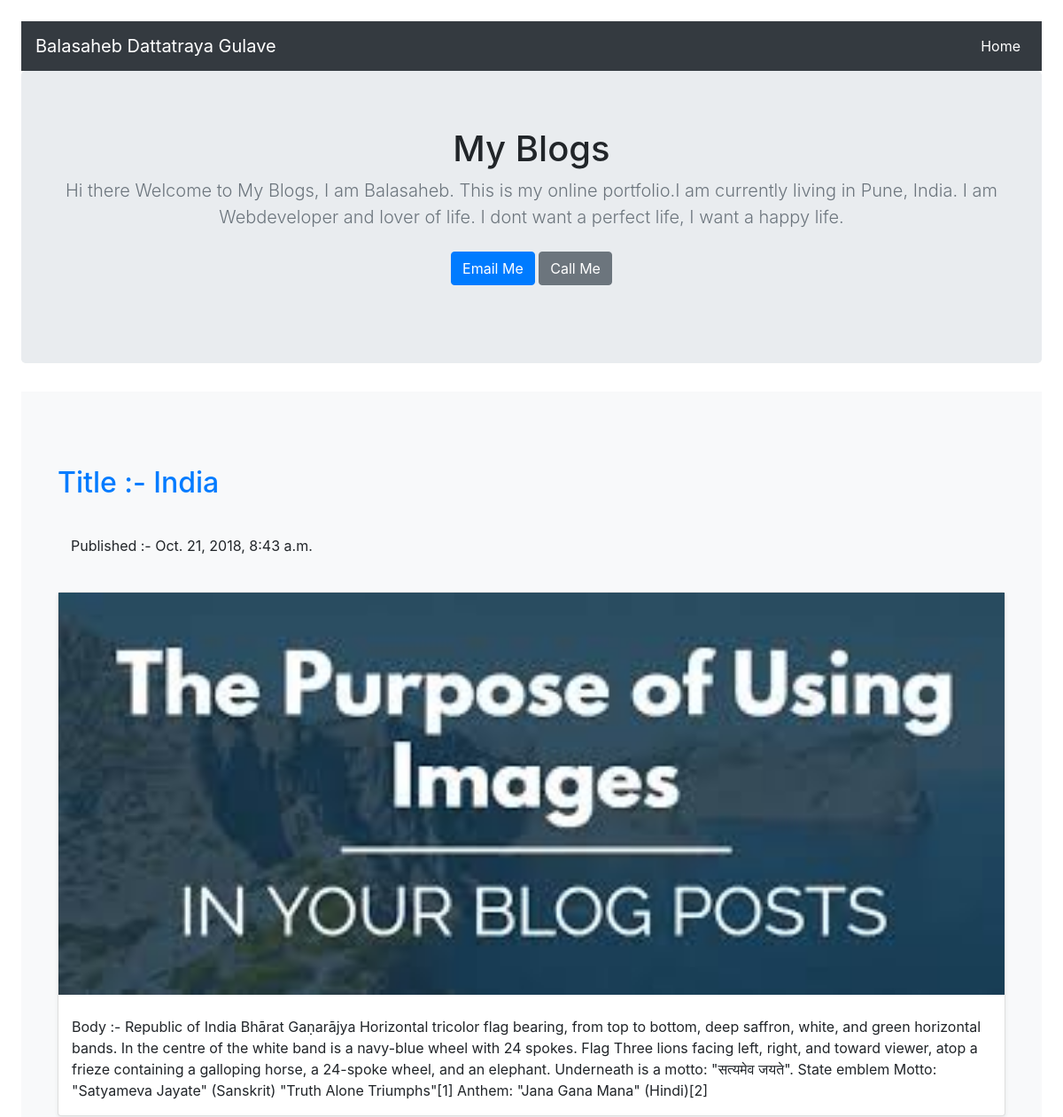
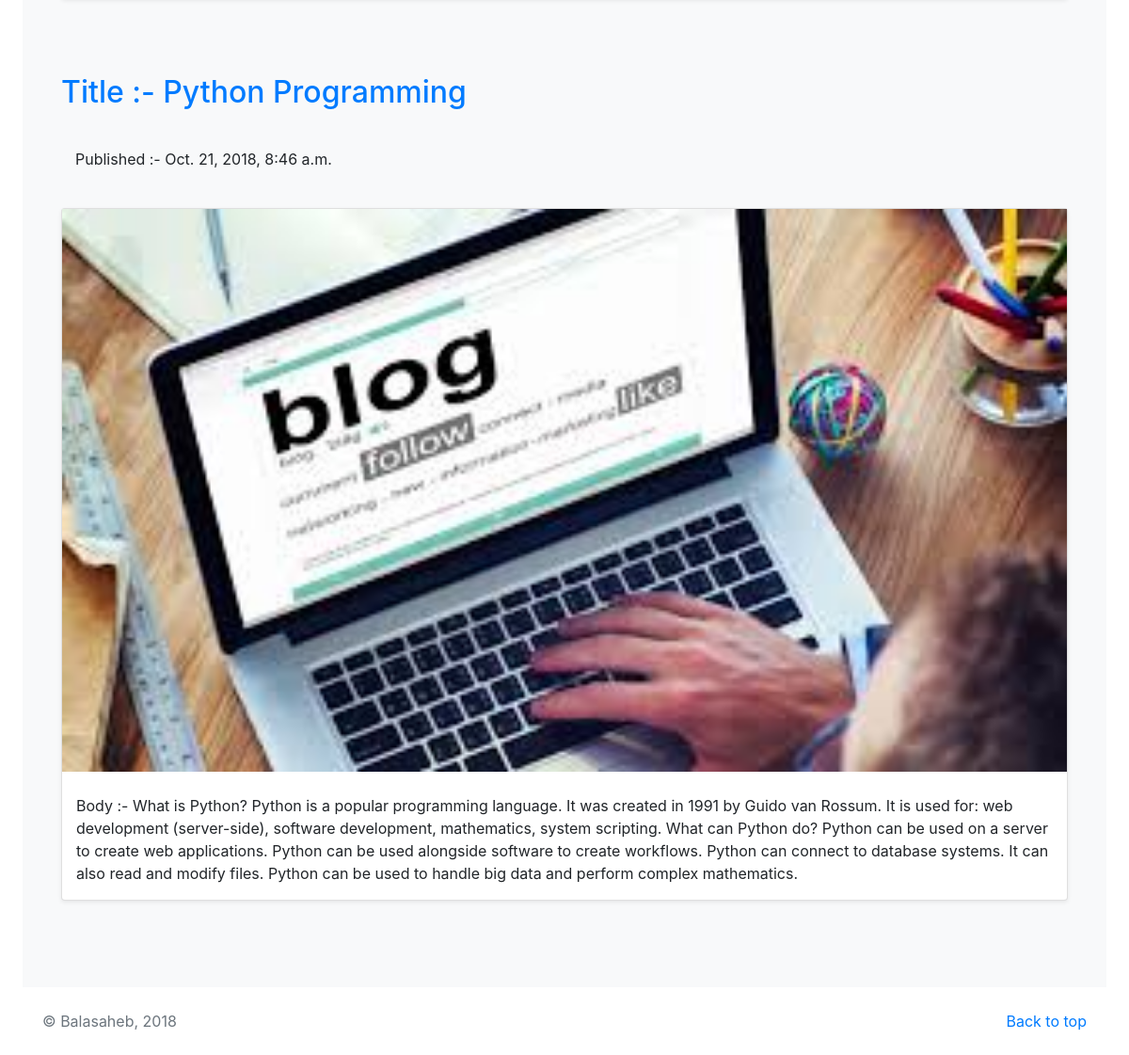
Page /blog on the committed database (2 pictures, top to bottom).
### myblog/models.py (models this page shows, shortened)
class Blog(models.Model):
	title=models.CharField(max_length=200)
	published=models.DateTimeField()
	image=models.ImageField(upload_to='media')
	body=models.TextField()
	def summary(self):
		return self.body[0:500]

### myblog/views.py (the view)
# urls.py: path('', bloghome, name='blog' ),
def bloghome(request):
	blogs = Blog.objects.all()
	return render(request, 'blogs/bloghome.html',{'blogs':blogs})

### myblog/templates/blogs/bloghome.html (shortened to what this page needs)
{% load static %}
<!doctype html>
<html lang="en">
  <head>
    <link href="static/css/bootstrap.min.css" rel="stylesheet">
    <link href="" rel="stylesheet">
  </head>
  <body style="padding: 2%">
    <header>
      <nav class="navbar navbar-expand-lg navbar-dark bg-dark">
  <a class="navbar-brand" href="#">Balasaheb Dattatraya Gulave</a>
  <div class="collapse navbar-collapse" id="navbarNavAltMarkup">
    <div class="navbar-nav ml-auto">
      <a class="nav-item nav-link active" href="{% url 'home' %}">Home</a>
    </div>
  </div>
</nav>
    </header>
    <main role="main">
      <section class="jumbotron text-center">
        <div class="container">
          <h1 class="jumbotron-heading">  My Blogs </h1>
          <p class="lead text-muted">Hi there Welcome to My Blogs, I am Balasaheb. This is my online portfolio.I am currently living in Pune, India. I am Webdeveloper and lover of life. I dont want a perfect life, I want a happy life.</p>
          <p>
            <a href="mailto:balasaheb.gulave94@gmail.com" class="btn btn-primary my-2">Email Me</a>
            <a href="tel:+919766058622" class="btn btn-secondary my-2">Call Me</a>
          </p>
        </div>
      </section>
      <div class="album py-5 bg-light">
        <div class="container">
         <div class="row">
{% for blog in blogs %}
            <div class="container">
            	<div class="card-body">
                  <p class="card-text" ><a href="{% url 'detail' blog.id %}"><h2>Title :- {{blog.title}}</h2></a></p><br>
                  <p class="container" >Published :- {{blog.published}}</p><br>
              <div class="card mb-4 shadow-sm">
                <img class="img-fluid" src="{{blog.image.url}}" alt="Card image cap"><br>
                  <div class="d-flex justify-content-between align-items-center">
                  	<p class="container" >Body :- {{blog.summary}}</p><br>
                  </div>
                </div>
              </div>
            </div>
{% endfor %}
          </div>
        </div>
      </div>
    </main>
    <footer class="text-muted"><br>
      <div class="container">
        <p class="float-right">
        <a href="{% url 'blog' %}">Back to top</a>
        </p>
         &copy; Balasaheb, {% now 'Y' %}
      </div>
    </footer>
  </body>
</html>

### rows in the picture
Blog: title "India", published "Oct. 21, 2018, 8:43 a.m.", image (picture), summary "Republic of India Bhārat Gaṇarājya Horizontal tricolor flag bearing, from top to bottom, deep saffron, white, and green horizontal bands. In the centre of the white band is a navy-blue wheel with 24 spokes. Flag Three lions facing left, right, and toward viewer, atop a frieze containing a galloping horse, a 24-spoke wheel, and an elephant. Underneath is a motto: \"सत्यमेव जयते\". State emblem Motto: \"Satyameva Jayate\" (Sanskrit) \"Truth Alone Triumphs\"[1] Anthem: \"Jana Gana Mana\" (Hindi)[2]"
Blog: title "Python Programming", published "Oct. 21, 2018, 8:46 a.m.", image (picture), summary "What is Python? Python is a popular programming language. It was created in 1991 by Guido van Rossum. It is used for: web development (server-side), software development, mathematics, system scripting. What can Python do? Python can be used on a server to create web applications. Python can be used alongside software to create workflows. Python can connect to database systems. It can also read and modify files. Python can be used to handle big data and perform complex mathematics."
